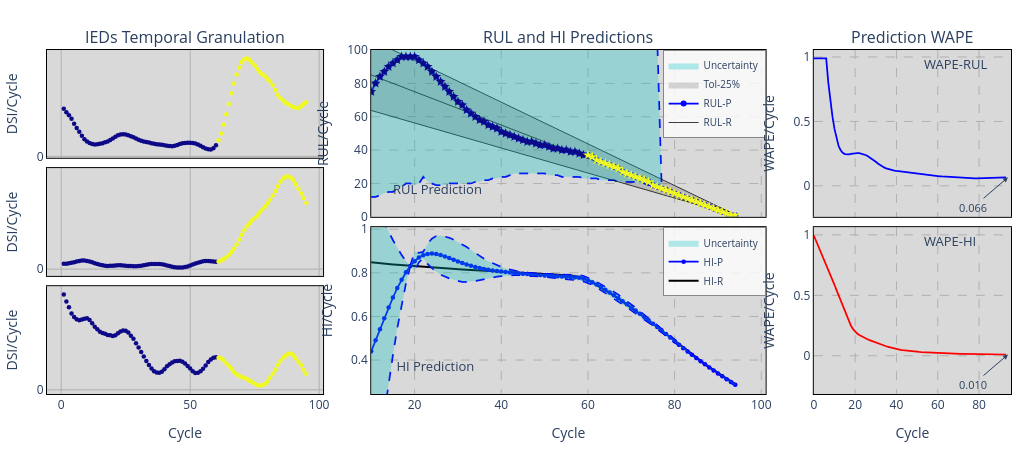

Notebook cell for this chart:
### Code cell
path = r'Dataset\DSIR4\Bearing1_1.csv'
RS = pd.read_csv(path).iloc[:,-6:-1]
RS = dfMovingAvg(RS,10)
RS = dfExpMovAvg(RS,0.3)
RS = normalize_df(RS,0,25)
path = r'Dataset\HI4\Bearing1_1.csv'
HI = pd.read_csv(path)

sig = HI['PC1'].values

params = [3.5,19,[19, 54, 2, 56, 25, 42],8,7,1,3,2,15,0]
m,nI,nR,nO,mO,N1,N2,N3,τ,act = ParseParams(params)
X, Y, Z, kX = PrepareData(RS, HI, W, nI, nO, mO)
ref, J, L = RefEoL(sig, EOL, kX)   # avisa se o fluxo não alcança o EoL
if isinstance(nR, str): nR = ast.literal_eval(nR)

nf_rls, ff_rls, dt_rls = 3,0.861565,462629.510587
RHO, RHO_ETA, RHO_T, RHO_BETA = 1.978374, 0.014830, 0.085553, 0.370355
RHO_DYN, RHO_MIN, RHO_MAX = True, 1e-2, 10
INTR_STATE = 'carry'       

teda=AutoCloud(m=m,nI=nI,nR=nR,nO=nO,ηS=[N1,N2,N3],act=act,
               tau=τ,eol=EOL,ref=ref,wtaG=WTAG,wtaP=WTAP,feedback=FEEDBACK,mO=mO,
               rho=RHO,lam=LAM,intr_state=INTR_STATE,
               rho_dyn=RHO_DYN,rho_eta=RHO_ETA,rho_T=RHO_T,rho_beta=RHO_BETA,rho_min=RHO_MIN,rho_max=RHO_MAX,
               rls_mode='pol',nf_rls=nf_rls,ff_rls=ff_rls,dt_rls=dt_rls,
               )

teda.SimGranularRUL(J,L,X,Y,Z)

print(f"HI (HI_Granularity): cov={teda.cov:.3f} | sp={teda.sp:.3f} | V=média(cov*sp)={teda.V:.4f} | Vsum={teda.Vsum:.4f}")
PlotSimulation(teda=teda,mode='ply',xi=10, yf=100,ftrs=3,dsi_mode='hide')
